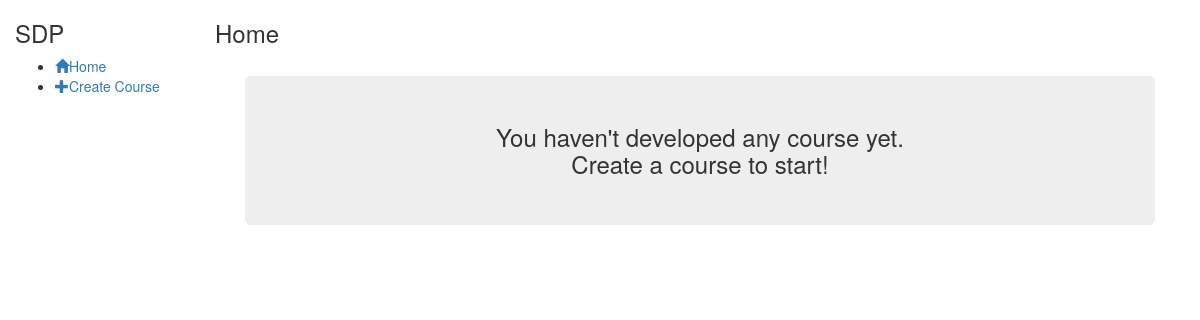
The app's page /instructor/2, older data.
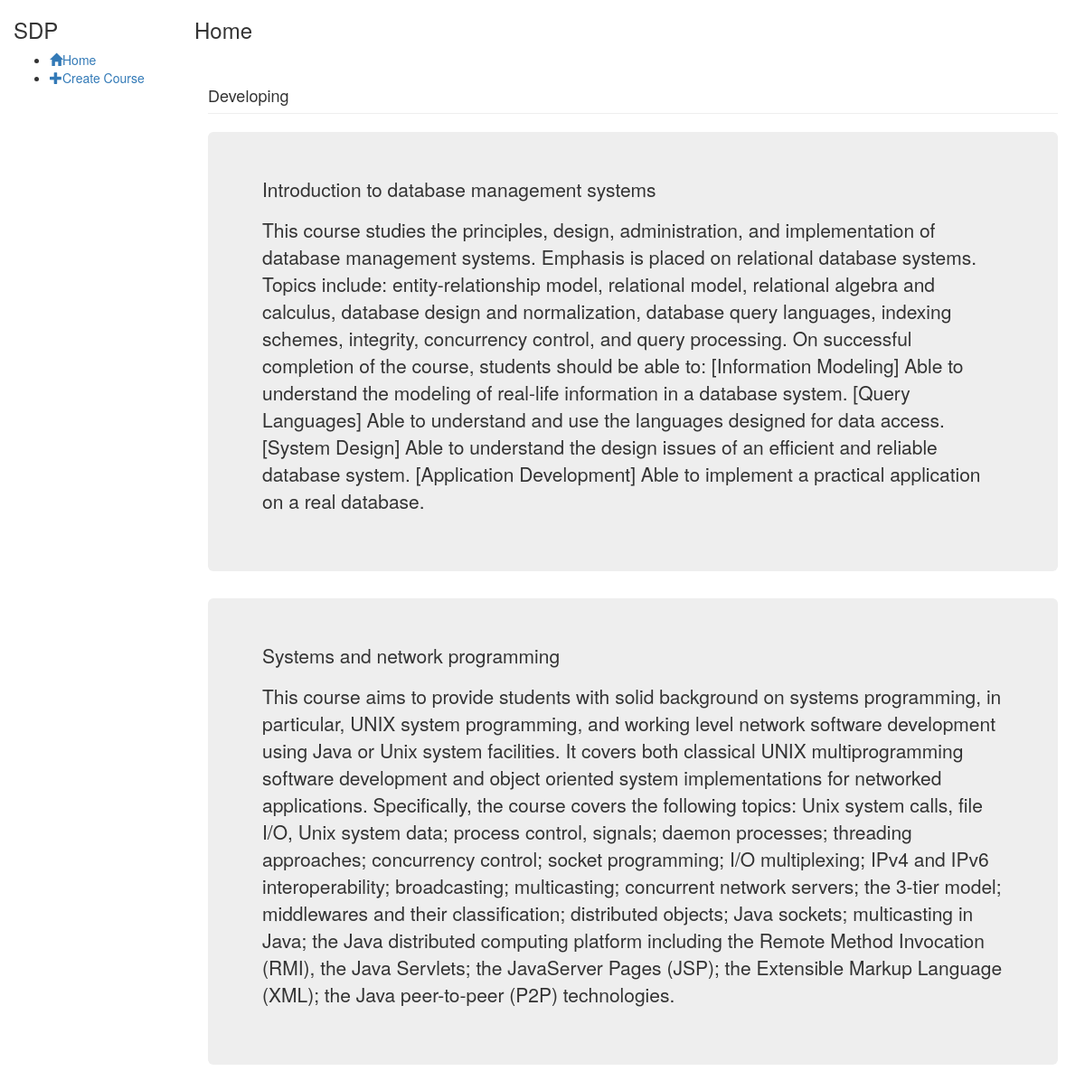
The same page, newer data.
### general/models.py (models this page shows, shortened)
class Course(models.Model):
    name = models.CharField(max_length=200)
    description = models.TextField()
    instructor = models.ForeignKey(Instructor,on_delete=models.CASCADE)
    _isOpen = models.BooleanField()
    category = models.ForeignKey(Category,on_delete=models.CASCADE)

### general/views.py (the view)
def instructorIndex(request,instructorID):
    instructor = Instructor.objects.get(id=instructorID)
    developingCourses = instructor.course_set.filter(_isOpen=False)
    openCourses = instructor.course_set.filter(_isOpen=True)
    return render(request,"general/instructorIndex.html",{'developingCourses':developingCourses,'openCourses':openCourses})

### general/templates/general/instructorIndex.html (shortened to what this page needs)
<!DOCTYPE html>
<html lang="en">
  <head>
    {% load static %}
    <link rel="stylesheet" href="{% static "bootstrap/css/bootstrap.min.css" %}" media="all" type="text/css"/>
    <link rel="stylesheet/less" href="{% static "general/general.less" %}" media="all" type="text/css"/>
    <link rel="stylesheet/less" href="{% static "general/instructor.less" %}" media="all" type="text/css"/>
  </head>
  <body>
    <div class="container-fluid viewpoint-container">
      <div class="row header-row">
        <div class="col-sm-2 cbg-darken">
          <h3>SDP</h3>
        </div>
        <div class="col-sm-10">
          <h3 id="header-text">Home</h3>
        </div>
      </div>
      <div class="row content-row">
        <div class="col-sm-2 cbg-primary fill-height">
          <div id="sidebar-wrapper">
            <ul class="sidebar-nav">
              <li>
                <a class="active" href="#" id="home">
                  <span class="glyphicon glyphicon-home"></span>Home
                </a>
              </li>
              <li>
                <a href="#" id="createCourse">
                  <span class="glyphicon glyphicon-plus"></span>Create Course
                </a>
              </li>
            </ul>
          </div>
        </div>
        <div class="col-sm-10 fill-height main-column">
          <div class="container-fluid" id="main-content">
            {% if developingCourses %}
            <div>
              <h4 class="info-text page-header">Developing</h4>
            </div>
            {% for course in developingCourses %}
            <div class="course developingCourse jumbotron" id="{{ course.id }}">
              <p class="course-name">{{ course.name }}</p>
              <p class="course-desc">{{ course.description }}</p>
            </div>
            {% endfor %}
            {% endif %}
            {% if not developingCourses and not openCourses %}
            <div class="container-fluid centered text-center">
              <h3 class="info-text jumbotron">
                You haven't developed any course yet.<br>
                Create a course to start!
              </h3>
            </div>
            {% endif %}
          </div>
        </div>
      </div>
    </div>
  </body>
</html>

Row changes from the older to the newer data that the page shows:
added Course: name "Introduction to database management systems", description "This course studies the principles, design, administration, and implementation of database management systems. Emphasis is placed on relational database systems. Topics include: entity-relationship model, relational model, relational algebra and calculus, database design and normalization, database query languages, indexing schemes, integrity, concurrency control, and query processing. On successful completion of the course, students should be able to: [Information Modeling] Able to understand the modeling of real-life information in a database system. [Query Languages] Able to understand and use the languages designed for data access. [System Design] Able to understand the design issues of…"
added Course: name "Systems and network programming", description "This course aims to provide students with solid background on systems programming, in particular, UNIX system programming, and working level network software development using Java or Unix system facilities. It covers both classical UNIX multiprogramming software development and object oriented system implementations for networked applications. Specifically, the course covers the following topics: Unix system calls, file I/O, Unix system data; process control, signals; daemon processes; threading approaches; concurrency control; socket programming; I/O multiplexing; IPv4 and IPv6 interoperability; broadcasting; multicasting; concurrent network servers; the 3-tier model; middlewares and…"
Text that changed along with them:
text no longer shown: "You haven't developed any course yet. Create a course to start!"
text now shown: "Developing"
